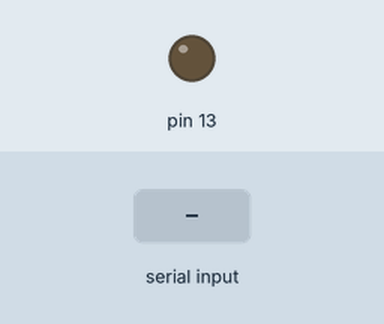
Simulated run of this sketch. Board: Arduino Uno, built with avr-gcc and run on an emulated ATmega328P. Shown: output pins drawn as LEDs (lit = HIGH). The inputs (shaded band) are chosen by the test bench. What the sketch prints to the serial monitor is not drawn.

Above: at 1.2 s.
1.3 s: "1\n" received over Serial
At 1.8 s:
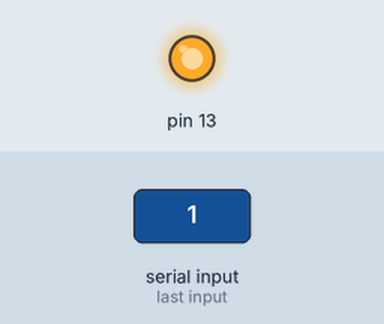
Timing chart, 0 to 4.3 s (numbered marks = the images above; inputs shaded):
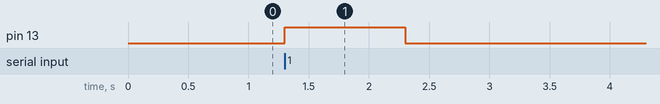

Measured:
- after the input at 1.3 s, pin 13: LOW → HIGH at once, → LOW 1.0 s later

The sketch:

BlinkDetect.ino
```cpp
void setup()
{
  // initialise serial port
  Serial.begin(9600);
  // set LED as our output
  pinMode(13, OUTPUT);
  // wait until the port has been setup
  while(!Serial);
  // tell the user the arduino is ready
  Serial.write("ready");
}

void loop()
{
  if (Serial.available())
  {
    int state = Serial.parseInt();
    // look for the state requested
    if (state == 1)
    {
      digitalWrite(13, HIGH);
    }
    else if (state == 0)
    {
      digitalWrite(13, LOW);
    }
  }
}
```
